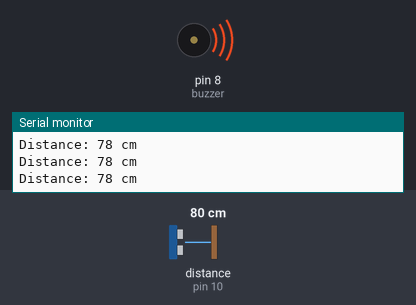
Bench run of a sketch on a simulated Arduino Uno, built with avr-gcc and run on an emulated ATmega328P. Parts: buzzer (waves = sounding, pin HIGH), the last lines printed to the serial monitor. Wiring (inferred from the names in the program): ultrasonic range finder: trigger pin 9; echo pin 10. Inputs (shaded band) come from the test bench; at power-on: distance to the obstacle (sensor on pin 10) 80 cm. The echo pulse lasts 58.3 µs per cm; pins used as bus, display or sensor lines are not drawn.

Above: at 1.2 s.
1.3 s: distance to the obstacle (sensor on pin 10) set to 96 cm
2.8 s: distance to the obstacle (sensor on pin 10) set to 107 cm
At 4.0 s:
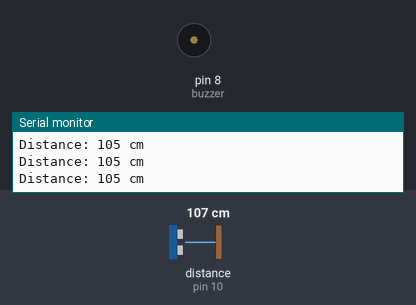
4.3 s: distance to the obstacle (sensor on pin 10) set to 2 cm
At 5.5 s:
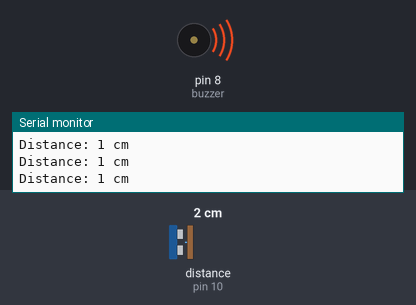
5.8 s: distance to the obstacle (sensor on pin 10) set to 120 cm
At 6.3 s:
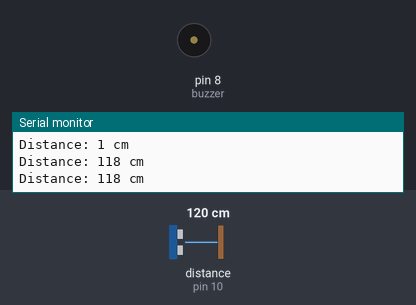
Timing chart, 0 to 8.4 s (numbered marks = the images above; inputs shaded):
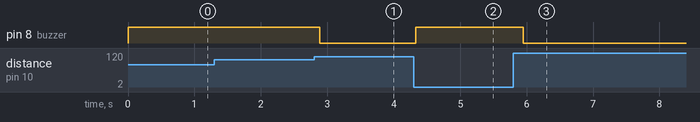

Measured:
- the behaviour switches between 101 and 102 cm on distance to the obstacle (sensor on pin 10) (found by bisection; images 0 and 1)
- after the input at 2.8 s, pin 8 (buzzer): HIGH → LOW after 0.09 s
- after the input at 4.3 s, pin 8 (buzzer): LOW → HIGH at once
- after the input at 5.8 s, pin 8 (buzzer): HIGH → LOW after 0.15 s

The sketch:

ultrasonic_blind_stick.ino
```cpp
// ultrasonic_blind_stick.ino

#define trigPin 9
#define echoPin 10
#define buzzer 8

long duration;
int distance;

void setup() {
  pinMode(trigPin, OUTPUT);
  pinMode(echoPin, INPUT);
  pinMode(buzzer, OUTPUT);
  Serial.begin(9600);
}

void loop() {
  digitalWrite(trigPin, LOW);
  delayMicroseconds(2);
  digitalWrite(trigPin, HIGH);
  delayMicroseconds(10);
  digitalWrite(trigPin, LOW);

  duration = pulseIn(echoPin, HIGH);
  distance = duration * 0.034 / 2;

  Serial.print("Distance: ");
  Serial.print(distance);
  Serial.println(" cm");

  if (distance < 100) {
    digitalWrite(buzzer, HIGH); // Object is close
  } else {
    digitalWrite(buzzer, LOW);  // Safe
  }

  delay(200);
}
```
